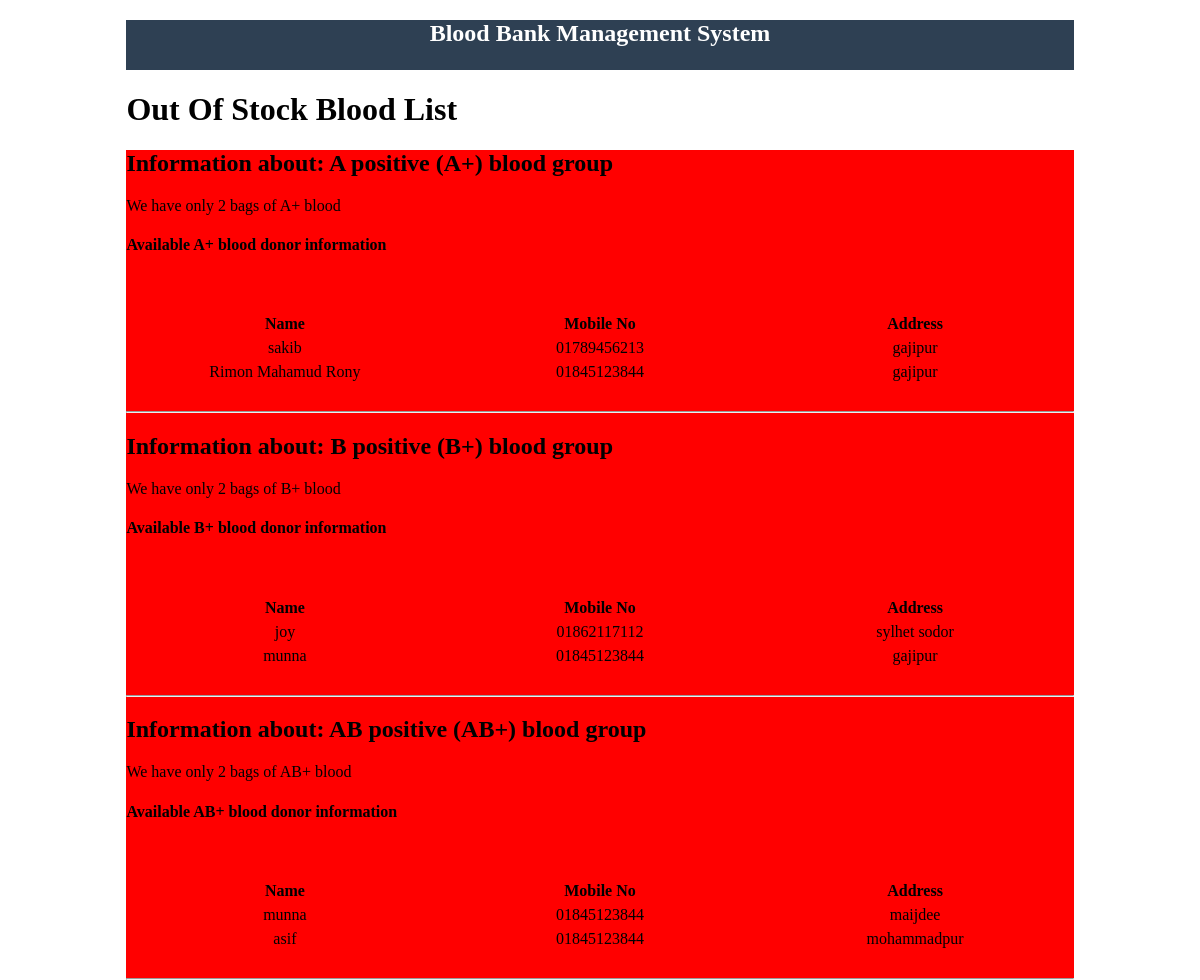
/out-stock-blood-list.php, run on the app's committed database.
### tables this page shows
CREATE TABLE `donor_registration` (
  `id` int(20) NOT NULL,
  `name` varchar(50) DEFAULT NULL,
  `age` varchar(20) DEFAULT NULL,
  `address` varchar(200) DEFAULT NULL,
  `city` varchar(15) DEFAULT NULL,
  `email` varchar(50) DEFAULT NULL,
  `mno` varchar(20) DEFAULT NULL,
  `bgroup` varchar(20) DEFAULT NULL
);

### out-stock-blood-list.php (the view, shortened to what this page needs)
<?php
include('connection.php');
?>
<!DOCTYPE html>
<html>
<head>
	<link rel="stylesheet" type="text/css" href="css/s1.css">
</head>
<body>
<div id="full">
	<div id="inner-full">
	<div id="header">
		<h2 align="center"><a href="admin.php" style="text-decoration: none;color: white;">Blood Bank Management System</a></h2>
	</div>
			<div id="body">
				    <h1>Out Of Stock Blood List</h1>
								<div class="v1" style="background-color: red;">
									<h2>Information about: A positive (A+) blood group</h2>
										<?php
												$q=$db->query("SELECT *FROM donor_registration WHERE bgroup='A+'");
												$row=$q->rowcount();
												if ($row<1) {
							    						echo "A+ is limited";
							    					}
							    					else{
							    						echo 'We have only '.$row.' bags of A+ blood';
							    					}
							    					echo'<br>';
											?>
											<h4>Available A+ blood donor information</h4>
											<table style="width: 100%; text-align: center; height: auto;">
													<tr style="border: 1px solid black;">
														<td ><b>Name</b></td>
														<td><b>Mobile No</b></td>
														<td><b>Address</b></td>
													</tr>
											<?php
							    					$q1=$db->query("SELECT *FROM donor_registration WHERE bgroup='A+'");
												foreach ($q1 as $r2)
												{
													echo '<tr>
							                       <td> '.$r2["name"].' </td>
							                       <td> '.$r2["mno"].' </td>
							                       <td> '.$r2["address"].'</td>
							                    </tr>';
							                    echo '<br>';
												}
											?>
											</table>
											<br>
											<hr>
										<h2>Information about: B positive (B+) blood group</h2>
										<?php
												$q=$db->query("SELECT *FROM donor_registration WHERE bgroup='B+'");
												$row=$q->rowcount();
												if ($row<1) {
							    						echo "B+ is limited";
							    					}
							    					else{
							    						echo 'We have only '.$row.' bags of B+ blood';
							    					}
							    					echo'<br>';
											?>
											<h4>Available B+ blood donor information</h4>
											<table style="width: 100%; text-align: center; height: auto;">
													<tr style="border: 1px solid black;">
														<td ><b>Name</b></td>
														<td><b>Mobile No</b></td>
														<td><b>Address</b></td>
													</tr>
											<?php
							    					$q=$db->query("SELECT *FROM donor_registration WHERE bgroup='B+'");
												foreach ($q as $r1)
												{
													echo '<tr>
							                       <td> '.$r1["name"].' </td>
							                       <td> '.$r1["mno"].' </td>
							                       <td> '.$r1["address"].'</td>
							                    </tr>';
							                    echo '<br>';
												}
											?>
											</table>
											<br>
											<hr>
											<h2>Information about: AB positive (AB+) blood group</h2>
										<?php
												$q=$db->query("SELECT *FROM donor_registration WHERE bgroup='AB+'");
												$row=$q->rowcount();
												if ($row<1) {
							    						echo "AB+ is limited";
							    					}
							    					else{
							    						echo 'We have only '.$row.' bags of AB+ blood';
							    					}
							    					echo'<br>';
											?>
											<h4>Available AB+ blood donor information</h4>
											<table style="width: 100%; text-align: center; height: auto;">
													<tr style="border: 1px solid black;">
														<td ><b>Name</b></td>
														<td><b>Mobile No</b></td>
														<td><b>Address</b></td>
													</tr>
											<?php
							    					$q1=$db->query("SELECT *FROM donor_registration WHERE bgroup='AB+'");
												foreach ($q1 as $r2)
												{
													echo '<tr>
							                       <td> '.$r2["name"].' </td>
							                       <td> '.$r2["mno"].' </td>
							                       <td> '.$r2["address"].'</td>
							                    </tr>';
							                    echo '<br>';
												}
											?>
											</table>
											<br>
									</div>
                    </div>
                </div>
            </div>
    </body>
</html>

### css/s1.css (style rules this page uses)
#body { width: 100%; height: 450px; }
#full { width: 80%; margin-left: 10%; margin-right: 10%; height: auto; }
#inner-full { width: 100%; height: auto; margin:auto; }
#header { width: 100%; height: 50px; background-color:#2E4053; color: white; }

### out-stock-blood-list.php (style rules this page uses)
td { width:200px; height:20px; }
A { text-decoration: none; }

### data on the page
donor_registration: name "sakib", mno "01789456213", address "gajipur"
donor_registration: name "Rimon Mahamud Rony", mno "01845123844", address "gajipur"
donor_registration: name "joy", mno "01862117112", address "sylhet sodor"
donor_registration: name "munna", mno "01845123844", address "gajipur"
donor_registration: name "munna", mno "01845123844", address "maijdee"
donor_registration: name "asif", mno "01845123844", address "mohammadpur"

### other printed values
$row "2"
